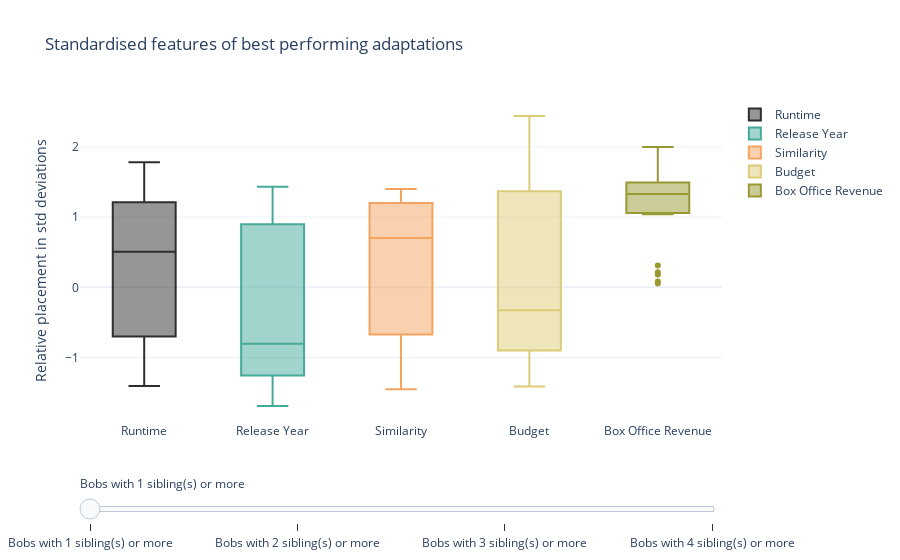

Notebook code cell kept with this figure:
### Code cell
colors = {'Runtime':'#2E2E2E',
          'Release Year':'#44AA99',
          'Similarity': 'sandybrown',
          'Budget':'#DDCC77',
          'Box Office Revenue':'#999933'
}

datasets = [
    {col: Positive_revenue_films_2[col].values for col in target_columns},
    {col: Positive_revenue_films_3[col].values for col in target_columns},
    {col: Positive_revenue_films_4[col].values for col in target_columns},
    {col: Positive_revenue_films_5[col].values for col in target_columns},
]

# Step 3: Create the initial figure with box plots for the first dataset
fig = go.Figure()

for col in target_columns:
    fig.add_trace(
        go.Box(
            y=datasets[0][col],  # Use the first dataset
            name=col,            # Label the boxplot with the column name
            marker_color = colors[col]
            
    )
    )

# Step 4: Define the slider steps
steps = []
for i, dataset in enumerate(datasets):
    step = dict(
        method="update",
        args=[
            {"y": [dataset[col] for col in target_columns]},  # Update y-values for all traces
            {"title": "Standardised features of best performing adaptations"}         # Update the plot title
        ],
        label=f"Bobs with {i + 1} sibling(s) or more"  # Label for the slider step
    )
    steps.append(step)

# Step 5: Add slider to the layout
sliders = [dict(
    active=0,
    currentvalue={"prefix": ""},
    pad={"t": 50},  # Padding to position the slider
    steps=steps
)]

fig.update_layout(
    sliders=sliders,
    title="Standardised features of best performing adaptations",
    yaxis_title="Relative placement in std deviations"
)


fig.update_layout(
        width=None,
        height=None,
        template='plotly_white'
    )
# Display the plot
fig.show()

### Figure 1 — Plotly figure (JSON) as saved in the notebook; plotly's stock layout.template omitted (floating-point values rounded to 4 significant figures)
{"data": [{"marker": {"color": "#2E2E2E"}, "name": "Runtime", "type": "box", "y": [0.5049, 1.781, -1.213, 1.443, -0.8295, -0.7364, 0.06415, 1.604, 1.235, -1.263, 0.08151, 0.6474, -1.405, 0.8429, 0.1301, 0.2673, 1.025, 0.9334, 1.315, 1.136, -0.593, 1.408, -0.9258]}, {"marker": {"color": "#44AA99"}, "name": "Release Year", "type": "box", "y": [0.1739, 1.434, -1.631, -1.267, -1.689, -1.684, -0.5647, -0.2701, -1.249, 1.409, -0.8054, -1.225, -1.408, 0.5899, -1.047, 1.225, -1.256, 1.414, 0.9201, -0.9258, 1.401, -0.8665, 0.8323]}, {"marker": {"color": "sandybrown"}, "name": "Similarity", "type": "box", "y": [0.3518, -1.345, 1.28, 1.331, 0.6127, 0.703, -0.00111, -1.452, 1.136, -0.9587, 1.38, 0.9879, 1.399, -0.5218, 1.3, -1.06, 0.8245, 1.089, -0.7241, 1.22, 0.7669, 0.6456, -1.406]}, {"marker": {"color": "#DDCC77"}, "name": "Budget", "type": "box", "y": [-0.3282, 2.438, -0.46, 0.3407, -0.06931, -0.4081, 0.5189, 1.356, -1.292, -1.005, -0.3594, -0.9363, -1.288, 0.1381, 1.414, -1.414, 1.39, 1.408, -1.121, -0.7969, 1.414, -0.7071, 1.371]}, {"marker": {"color": "#999933"}, "name": "Box Office Revenue", "type": "box", "y": [1.594, 1.359, 0.1834, 1.998, 1.722, 1.695, 1.52, 0.05482, 1.664, 1.104, 0.2136, 1.289, 1.182, 0.08221, 1.414, 1.329, 1.243, 1.364, 1.334, 1.269, 1.04, 0.3094, 1.41]}], "layout": {"sliders": [{"active": 0, "currentvalue": {"prefix": ""}, "pad": {"t": 50}, "steps": [{"args": [{"y": [[0.5049, 1.781, -1.213, 1.443, -0.8295, -0.7364, 0.06415, 1.604, 1.235, -1.263, 0.08151, 0.6474, -1.405, 0.8429, 0.1301, 0.2673, 1.025, 0.9334, 1.315, 1.136, -0.593, 1.408, -0.9258], [0.1739, 1.434, -1.631, -1.267, -1.689, -1.684, -0.5647, -0.2701, -1.249, 1.409, -0.8054, -1.225, -1.408, 0.5899, -1.047, 1.225, -1.256, 1.414, 0.9201, -0.9258, 1.401, -0.8665, 0.8323], [0.3518, -1.345, 1.28, 1.331, 0.6127, 0.703, -0.00111, -1.452, 1.136, -0.9587, 1.38, 0.9879, 1.399, -0.5218, 1.3, -1.06, 0.8245, 1.089, -0.7241, 1.22, 0.7669, 0.6456, -1.406], [-0.3282, 2.438, -0.46, 0.3407, -0.06931, -0.4081, 0.5189, 1.356, -1.292, -1.005, -0.3594, -0.9363, -1.288, 0.1381, 1.414, -1.414, 1.39, 1.408, -1.121, -0.7969, 1.414, -0.7071, 1.371], [1.594, 1.359, 0.1834, 1.998, 1.722, 1.695, 1.52, 0.05482, 1.664, 1.104, 0.2136, 1.289, 1.182, 0.08221, 1.414, 1.329, 1.243, 1.364, 1.334, 1.269, 1.04, 0.3094, 1.41]]}, {"title": "Standardised features of best performing adaptations"}], "label": "Bobs with 1 sibling(s) or more", "method": "update"}, {"args": [{"y": [[0.5049, 1.781, -1.213, 1.443, -0.7364, 0.06415, 1.604, 1.235, -0.8295, 1, 1, 1.315, -0.9258, 0.2673, -1.405, 0.8429, 1.136, 0.1301, 1.025, 0.9334, -1.263, 0.08151, 0.6474, -0.593, 1.408], [0.1739, 1.434, -1.631, -1.267, -1.684, -0.5647, -0.2701, -1.249, -1.689, 1, 1, 0.9201, 0.8323, 1.225, -1.408, 0.5899, -0.9258, -1.047, -1.256, 1.414, 1.409, -0.8054, -1.225, 1.401, -0.8665], [0.3518, -1.345, 1.28, 1.331, 0.703, -0.00111, -1.452, 1.136, 0.6127, 0.6076, -1.214, -0.7241, -1.406, -1.06, 1.399, -0.5218, 1.22, 1.3, 0.8245, 1.089, -0.9587, 1.38, 0.9879, 0.7669, 0.6456], [-0.3282, 2.438, -0.46, 0.3407, -0.4081, 0.5189, 1.356, -1.292, -0.06931, 1.0, 1.0, -1.121, 1.371, -1.414, -1.288, 0.1381, -0.7969, 1.414, 1.39, 1.408, -1.005, -0.3594, -0.9363, 1.414, -0.7071], [1.594, 1.359, 0.1834, 1.998, 1.695, 1.52, 0.05482, 1.664, 1.722, 1.0, 1.0, 1.334, 1.41, 1.329, 1.182, 0.08221, 1.269, 1.414, 1.243, 1.364, 1.104, 0.2136, 1.289, 1.04, 0.3094]]}, {"title": "Standardised features of best performing adaptations"}], "label": "Bobs with 2 sibling(s) or more", "method": "update"}, {"args": [{"y": [[0.5049, 1.781, -1.213, 1.443, 0.06415, 1.604, 1.235, -0.7364, 1, 1, -0.8295], [0.1739, 1.434, -1.631, -1.267, -0.5647, -0.2701, -1.249, -1.684, 1, 1, -1.689], [0.3518, -1.345, 1.28, 1.331, -0.00111, -1.452, 1.136, 0.703, 0.6076, -1.214, 0.6127], [-0.3282, 2.438, -0.46, 0.3407, 0.5189, 1.356, -1.292, -0.4081, 1.0, 1.0, -0.06931], [1.594, 1.359, 0.1834, 1.998, 1.52, 0.05482, 1.664, 1.695, 1.0, 1.0, 1.722]]}, {"title": "Standardised features of best performing adaptations"}], "label": "Bobs with 3 sibling(s) or more", "method": "update"}, {"args": [{"y": [[0.5049, 1.781, -1.213, 1.443], [0.1739, 1.434, -1.631, -1.267], [0.3518, -1.345, 1.28, 1.331], [-0.3282, 2.438, -0.46, 0.3407], [1.594, 1.359, 0.1834, 1.998]]}, {"title": "Standardised features of best performing adaptations"}], "label": "Bobs with 4 sibling(s) or more", "method": "update"}]}], "title": {"text": "Standardised features of best performing adaptations"}, "yaxis": {"title": {"text": "Relative placement in std deviations"}}}}
